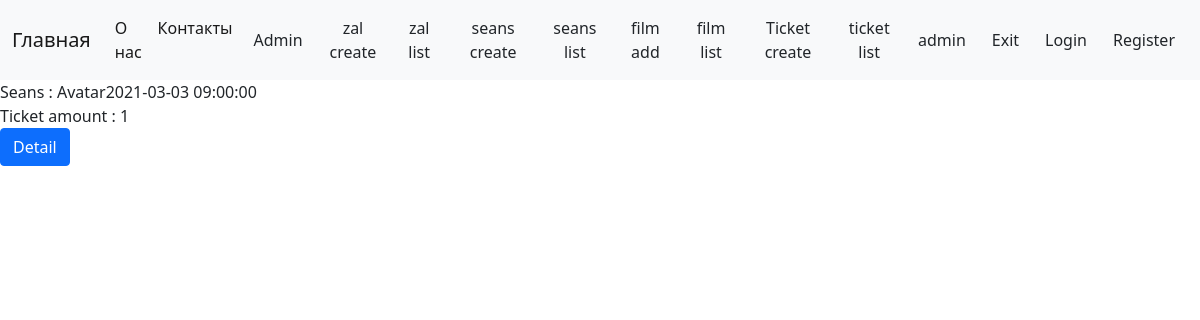
/ticket/1/ (signed in), run on an earlier commit of the app's database.
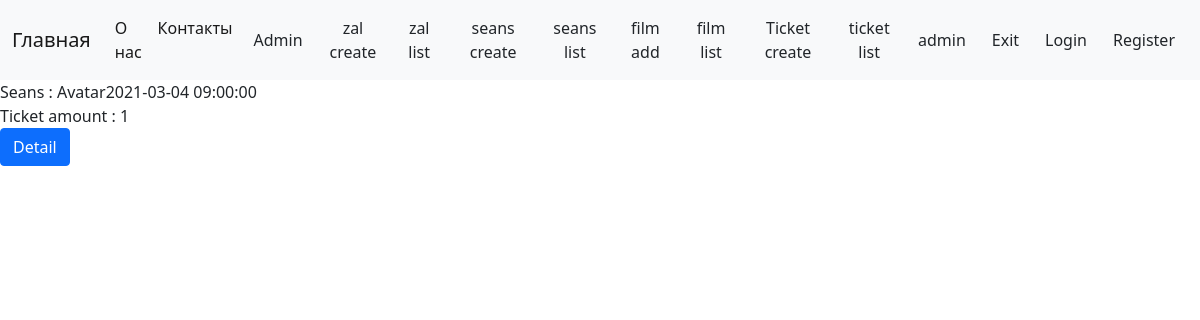
And on a later commit of the database.
### ticket/models.py (models this page shows, shortened)
class Ticket(models.Model):
    seans = models.ForeignKey(Seans, related_name='tickets', on_delete=models.CASCADE)
    user = models.ForeignKey('auth.User', on_delete=models.CASCADE)
    amount = models.PositiveIntegerField(default=1)

### zal/models.py (models this page shows, shortened)
class Seans(models.Model):
    seans_group = models.ForeignKey(SeansGroup,related_name='seanses', on_delete=models.CASCADE)
    date_start = models.DateField(default=0)
    date_end = models.DateField(default=0)
    time_start = models.TimeField(default=0)
    time_end = models.TimeField(default=0)
    film = models.ForeignKey(Film, on_delete=models.CASCADE, default=1)
    zal = models.ForeignKey(Zal, on_delete=models.CASCADE)
    price = models.IntegerField(default=10)
    def __str__(self):
        return f'{self.film}{self.date_start} {self.time_start}'

class Film(models.Model):
    name = models.CharField(max_length=128)
    description = models.CharField(max_length=255,
                                   verbose_name='Описание'
                                   )
    def __str__(self):
        return self.name

### ticket/views.py (the view)
# urls.py: path('ticket/<int:pk>/', TicketDetail.as_view(), name='ticket-detail'),
class TicketDetail(LoginRequiredMixin, DetailView):
    model = Ticket
    template_name = 'ticket-detail.html'

### ticket/templates/ticket-detail.html
{% extends 'static/base.html' %}
{% block content %}
    <div>
        Seans : {{ ticket.seans }}
    </div>
    <div>
        Ticket amount : {{ ticket.amount }}
    </div>
    <a href="{% url "ticket-detail" pk=ticket.id %}" class="btn btn-primary">Detail</a>
{% endblock %}

What changed in the data, as far as the page shows it:
changed through a linked row, Ticket: seans "Avatar2021-03-03 09:00:00" → "Avatar2021-03-04 09:00:00"
